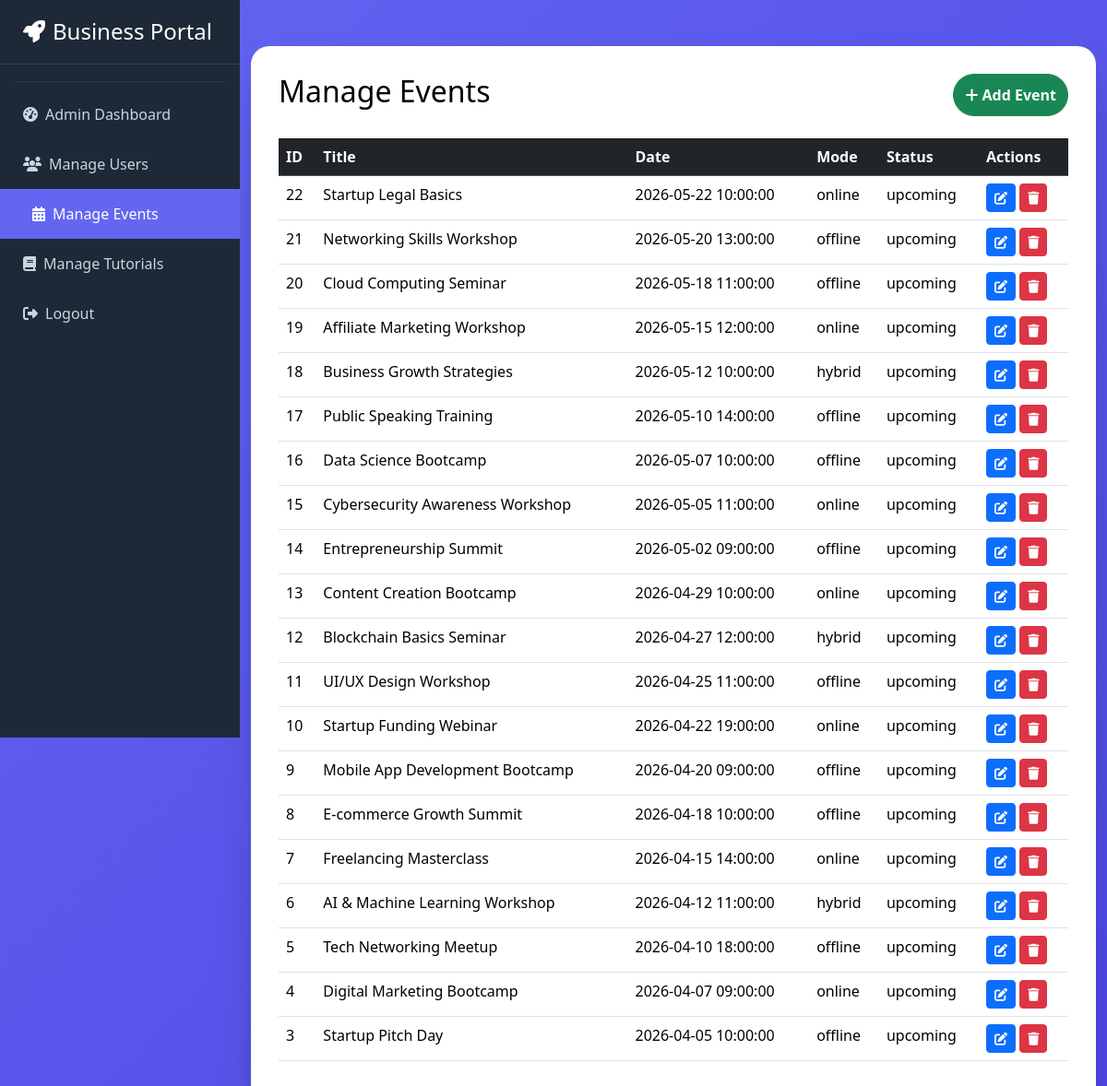
Screenshot of /admin/admin_manage_events.php (signed in) with the database file from the repository.
### tables this page shows
CREATE TABLE `events` (
  `id` int(11) NOT NULL,
  `title` varchar(255) NOT NULL,
  `description` text DEFAULT NULL,
  `event_date` datetime NOT NULL,
  `end_date` datetime DEFAULT NULL,
  `location` varchar(255) DEFAULT NULL,
  `mode` enum('online','offline','hybrid') NOT NULL DEFAULT 'online',
  `event_link` varchar(500) DEFAULT NULL,
  `thumbnail` varchar(500) DEFAULT NULL,
  `status` enum('upcoming','ongoing','completed','cancelled') NOT NULL DEFAULT 'upcoming',
  `created_at` timestamp NOT NULL DEFAULT current_timestamp(),
  `updated_at` timestamp NOT NULL DEFAULT current_timestamp() ON UPDATE current_timestamp()
);

### admin/admin_manage_events.php (the view, shortened to what this page needs)
<?php
include 'config.php';
$event_query = mysqli_query($conn, "SELECT * FROM events ORDER BY id DESC");
?>
<!DOCTYPE html>
<html lang="en">
<head>
<link href="https://cdn.jsdelivr.net/npm/bootstrap@5.3.3/dist/css/bootstrap.min.css" rel="stylesheet">
<link href="https://cdnjs.cloudflare.com/ajax/libs/font-awesome/6.5.0/css/all.min.css" rel="stylesheet">
</head>
<body>
<?php include 'sidebar.php'; ?>
<div class="container">
<div class="opp-card">
<div class="d-flex justify-content-between mb-4">
    <h2 class="text-dark">Manage Events</h2>
    <button class="btn btn-success btn-action" data-bs-toggle="modal" data-bs-target="#addEventModal">
        <i class="fas fa-plus"></i> Add Event
    </button>
</div>
<table class="table table-hover">
<thead class="table-dark">
<tr>
<th>ID</th>
<th>Title</th>
<th>Date</th>
<th>Mode</th>
<th>Status</th>
<th>Actions</th>
</tr>
</thead>
<tbody>
<?php while($event = mysqli_fetch_assoc($event_query)): ?>
<tr>
<td><?= $event['id'] ?></td>
<td><?= htmlspecialchars($event['title']) ?></td>
<td><?= $event['event_date'] ?></td>
<td><?= $event['mode'] ?></td>
<td><?= $event['status'] ?></td>
<td>
<button class="btn btn-primary btn-sm" data-bs-toggle="modal" data-bs-target="#editEventModal<?= $event['id'] ?>">
<i class="fas fa-edit"></i>
</button>
<form method="POST" class="d-inline">
<button type="submit" name="delete_event" class="btn btn-danger btn-sm">
<i class="fas fa-trash"></i>
</button>
</form>
</td>
</tr>
<?php endwhile; ?>
</tbody>
</table>
</div>
</div>
</body>
</html>

### admin/admin_manage_events.php (style rules this page uses)
body { background: linear-gradient(135deg, #6366f1 0%, #4f46e5 100%); min-height: 100vh; margin-left: 260px; color: #fff; }
.opp-card { max-width: 1000px; margin: 50px auto; background: #fff; border-radius: 20px; padding: 30px; color: #000; box-shadow: 0 25px 50px -12px rgba(0,0,0,0.25); }
.btn-action { border-radius: 50px; font-weight: bold; }
.text-dark { color: #000 !important; }

### admin/sidebar.php (style rules this page uses)
:root { --primary: #6366f1; --dark: #1e2937; }

### rows the page displays
events: id "22", title "Startup Legal Basics", event_date "2026-05-22 10:00:00", mode "online", status "upcoming"
events: id "21", title "Networking Skills Workshop", event_date "2026-05-20 13:00:00", mode "offline", status "upcoming"
events: id "20", title "Cloud Computing Seminar", event_date "2026-05-18 11:00:00", mode "offline", status "upcoming"
events: id "19", title "Affiliate Marketing Workshop", event_date "2026-05-15 12:00:00", mode "online", status "upcoming"
events: id "18", title "Business Growth Strategies", event_date "2026-05-12 10:00:00", mode "hybrid", status "upcoming"
events: id "17", title "Public Speaking Training", event_date "2026-05-10 14:00:00", mode "offline", status "upcoming"
events: id "16", title "Data Science Bootcamp", event_date "2026-05-07 10:00:00", mode "offline", status "upcoming"
events: id "15", title "Cybersecurity Awareness Workshop", event_date "2026-05-05 11:00:00", mode "online", status "upcoming"
events: id "14", title "Entrepreneurship Summit", event_date "2026-05-02 09:00:00", mode "offline", status "upcoming"
events: id "13", title "Content Creation Bootcamp", event_date "2026-04-29 10:00:00", mode "online", status "upcoming"
events: id "12", title "Blockchain Basics Seminar", event_date "2026-04-27 12:00:00", mode "hybrid", status "upcoming"
events: id "11", title "UI/UX Design Workshop", event_date "2026-04-25 11:00:00", mode "offline", status "upcoming"
events: id "10", title "Startup Funding Webinar", event_date "2026-04-22 19:00:00", mode "online", status "upcoming"
events: id "9", title "Mobile App Development Bootcamp", event_date "2026-04-20 09:00:00", mode "offline", status "upcoming"
events: id "8", title "E-commerce Growth Summit", event_date "2026-04-18 10:00:00", mode "offline", status "upcoming"
events: id "7", title "Freelancing Masterclass", event_date "2026-04-15 14:00:00", mode "online", status "upcoming"
events: id "6", title "AI & Machine Learning Workshop", event_date "2026-04-12 11:00:00", mode "hybrid", status "upcoming"
events: id "5", title "Tech Networking Meetup", event_date "2026-04-10 18:00:00", mode "offline", status "upcoming"
events: id "4", title "Digital Marketing Bootcamp", event_date "2026-04-07 09:00:00", mode "online", status "upcoming"
events: id "3", title "Startup Pitch Day", event_date "2026-04-05 10:00:00", mode "offline", status "upcoming"
